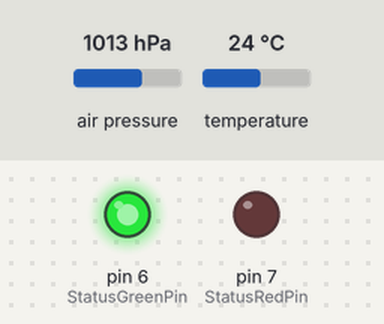
A sketch run on a simulated Arduino Uno, built with avr-gcc and run on an emulated ATmega328P. Parts: output pins drawn as LEDs (lit = HIGH). Inputs (shaded band) come from the test bench; at power-on: air pressure 1013 hPa, temperature 24 °C. Storage starts empty; what the sketch prints to the serial monitor is not drawn.

Above: at 0.1 s.
At 60.2 s:
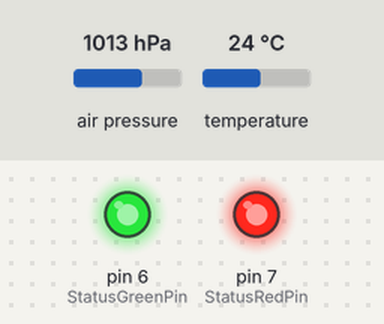
Timing chart, 0 to 61.7 s (numbered marks = the images above):
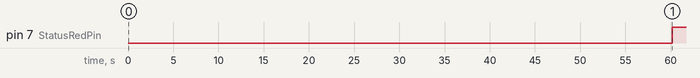

Measured:
- by itself, pin 7 (StatusRedPin): LOW → HIGH at 60.2 s

The sketch:

rocketHight.ino
```cpp
//############ INCLUDE BIBS #######

#include <Wire.h>
#include <Adafruit_Sensor.h>
#include "Adafruit_BMP280.h"


#include <SPI.h>
#include <SD.h>


//############ DEFINE VARS #######
//Other
int statusSum = 0;

//StatusLEDs
int StatusGreenPin = 6;
int StatusRedPin = 7;

//For SD
File myFile;
int SSPin = 10;
unsigned long millisMessbeginn;
String fileName = "rocket.csv";
boolean counterToggle = true;

// For BMP
Adafruit_BMP280 bmp; // I2C
float pressure;   //To store the barometric pressure (Pa)
float temperature;  //To store the temperature (oC)
int altimeter;    //To store the altimeter (m) (you can also use it as a float variable)

//############ CUSTOM FUNCTIONS #######

// FOR SD
void SDInit(){
    if (!SD.begin(SSPin)) {
          //Serial.println("initialization failed!");
          statusSum+=1;
          }
}// END SDInit

int FileInit(){

     if(SD.exists(fileName)){
        SD.remove(fileName);
        //Serial.println("File existed - deleted File");
     }


     // Init of file as begin of measurement
     millisMessbeginn = millis();

     myFile = SD.open(fileName, FILE_WRITE);

    // if the file opened okay, write to it:
    if (!myFile) {   //File opening failed
        statusSum+=10;
    }
}// END FileInit

void SDwrite(){


        //Header nur einmal schreiben
        if (counterToggle){
          myFile.println("Sek/10_SinceWrite;TempInC;Pressure;AltitudeInM");
          counterToggle = !counterToggle;
          Serial.print("begin writing on SD Card ...");//NOT NEEDED IN PRODUCTION
        }


        Serial.print((millis()-millisMessbeginn)/100);Serial.print(";");
        Serial.print(temperature);Serial.print(";");
        Serial.print(pressure);Serial.print(";");
        Serial.println(altimeter);


        myFile.print((millis()-millisMessbeginn)/100);myFile.print(";");
        myFile.print(temperature);myFile.print(";");
        myFile.print(pressure);myFile.print(";");
        myFile.println(altimeter);
        delay(300);
}// END SDwrite

// FOR BMP
void BMPInit(){
    if (!bmp.begin(0x76)) {
          Serial.println("BMP initialization failed!");//NOT NEEDED IN PRODUCTION
          statusSum+=100;
          }
}// END BMPInit

void BMPReadValues(){
  //Read values from the sensor:
  pressure = bmp.readPressure();
  temperature = bmp.readTemperature();
  altimeter = bmp.readAltitude (1013.2); //1013.2 Standard baromterischer Druck. Change the to your city current barrometric pressure
}// END BMPReadValues


//############ AUTORUN FUNCTIONS #######
void setup() {

  //NOT NEEDED IN P
  Serial.begin(9600);//NOT NEEDED IN PRODUCTION

  //BMP Part
  BMPInit();

   //SD Code Part
  SDInit(); //initialize SD
  FileInit();

  //Status Part
  pinMode(StatusGreenPin, OUTPUT);
  pinMode(StatusRedPin, OUTPUT);
  if(statusSum==0){
    digitalWrite(StatusGreenPin, HIGH);
  }else{
    digitalWrite(StatusRedPin, HIGH);
  }

}// END setup

void loop() {

  Serial.print("StatusCode:");//NOT NEEDED IN PRODUCTION
  Serial.println(statusSum);  //NOT NEEDED IN PRODUCTION

  if(statusSum==0){   //Wenn kein Fehlerstatus

    if (millis()<60000){ // Nach 2 min File Close 120000
      BMPReadValues();
      SDwrite();
    }else{
          Serial.println("END OF RUN - CLOSING FILE");  //NOT NEEDED IN PRODUCTION
          myFile.close();
          digitalWrite(StatusGreenPin, HIGH);
          digitalWrite(StatusRedPin, HIGH);
    }
  }
}// END loop
```
